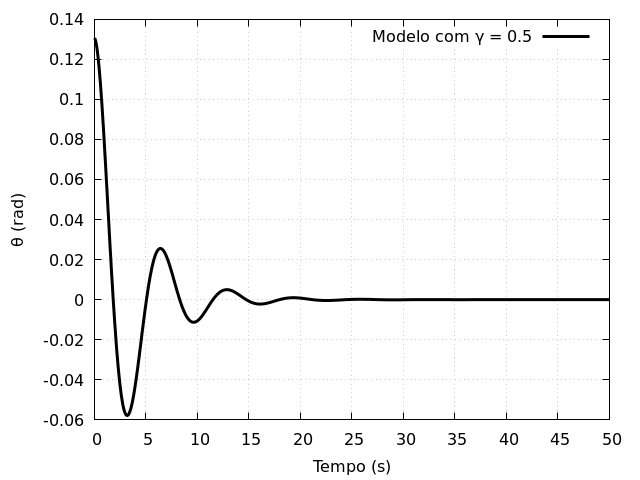

Write the gnuplot code that produced this figure.
set terminal pngcairo size 640, 480
set output "tarefa-3-graf-1-12558547.png"
reset

set xlabel "Tempo (s)"
set ylabel "θ (rad)"
set grid

set style line 1 lc rgb "black" lw 3

plot 'tarefa-3-saida-1-12558547.dat' using 1:2 with lines ls 1 t "Modelo com {/Symbol g} = 0.5"
